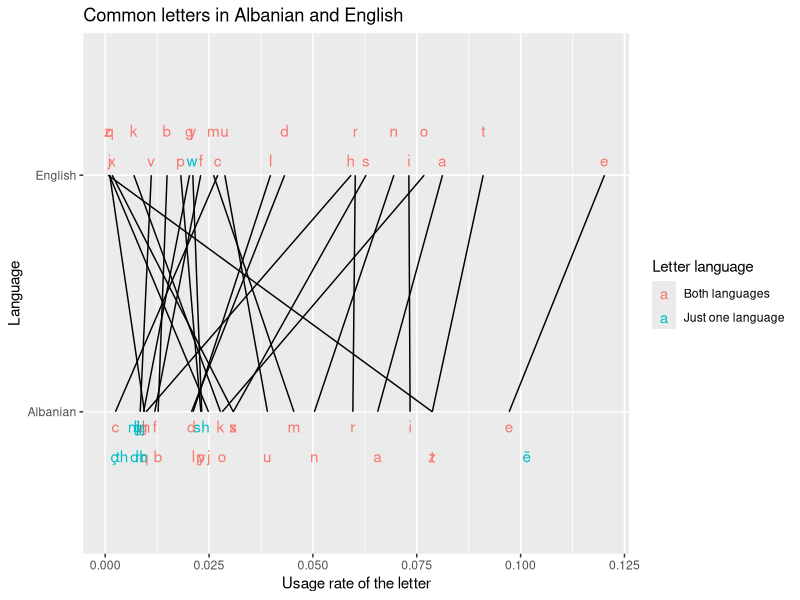

The R source for this figure:
#!/usr/bin/env Rscript
library(ggplot2)

f <- read.csv('frequencies.csv', stringsAsFactors = FALSE)
f$p <- f$percent / 100
f$percent <- NULL
f$language <- factor(f$language, levels = c('al', 'en'))
common.letters <- intersect(f[f$language == 'al','letter'],
                            f[f$language == 'en','letter'])

f$unique <- f$letter %in% common.letters
f$unique <- factor(f$unique, levels = c(TRUE, FALSE))

levels(f$language) <- c('Albanian', 'English')
levels(f$unique) <- c('Both languages', 'Just one language')

scale <- 1.25
f$ylabel <- 1.5 + ((as.numeric(f$language) - 1.5 + c(-0.05, 0.05)) * scale)
p <- ggplot(f) +
       aes(group = letter, x = p, label = letter) +
       geom_line(aes(y = language)) +
       geom_text(aes(y = ylabel, ymax = ylabel, color = unique),
                 position = 'dodge') +
                #position = position_stack(height = 0))
       ggtitle('Common letters in Albanian and English') +
       xlab('Usage rate of the letter') +
       ylab('Language') +
       scale_color_discrete('Letter language')

ggsave('letter-usage.png', p, width = 16, height = 9)
